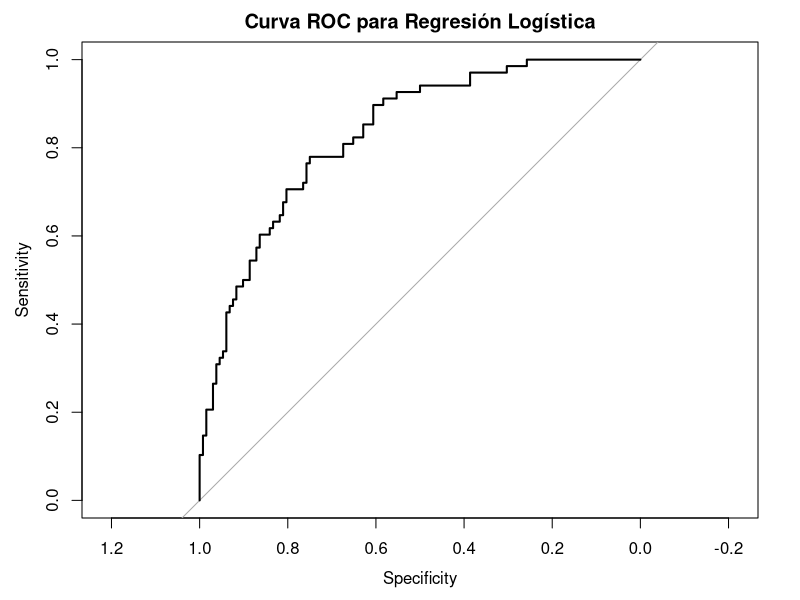

Here is the R script that generated this plot:
## ---- chunk 1
# Cargar librería y datos
library(MASS)
data(Pima.tr)  # Datos sobre diabetes en mujeres de origen pima

# Ajustar un modelo de regresión logística
modelo_logistico <- glm(type ~ npreg + glu + bmi, data = Pima.tr, family = binomial)

# Resumen del modelo
summary(modelo_logistico)

# Predicciones de la probabilidad de tener diabetes
predicciones <- predict(modelo_logistico, type = "response")

# Ver primeras predicciones
head(predicciones)
## ---- chunk 2
# Cargar la librería y el conjunto de datos
library(MASS)
data(Pima.tr)

# Ajustar el modelo de regresión logística
modelo_logistico <- glm(type ~ npreg + glu + bmi, data = Pima.tr, family = binomial)

# Resumen del modelo
summary(modelo_logistico)

# Predicciones de probabilidad
predicciones_prob <- predict(modelo_logistico, type = "response")

# Clasificación con un umbral de 0.5
predicciones_clase <- ifelse(predicciones_prob > 0.5, "Yes", "No")

# Crear matriz de confusión
tabla_confusion <- table(Predicted = predicciones_clase, Actual = Pima.tr$type)
print(tabla_confusion)

# Calcular precisión
accuracy <- sum(diag(tabla_confusion)) / sum(tabla_confusion)
print(paste("Precisión:", round(accuracy, 3)))

# Cargar librería para curvas ROC
library(pROC)

# Curva ROC
roc_obj <- roc(Pima.tr$type, predicciones_prob)
plot(roc_obj, main = "Curva ROC para Regresión Logística")

# Calcular AUC
auc_valor <- auc(roc_obj)
print(paste("AUC:", round(auc_valor, 3)))
